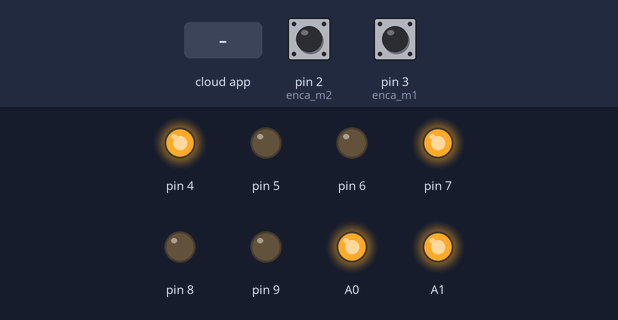
The sketch below on a simulated Arduino Uno, built with avr-gcc and run on an emulated ATmega328P. Parts: output pins drawn as LEDs (lit = HIGH). The test bench sets the inputs (shaded band); at power-on: pin 2 (enca_m2) HIGH, pin 3 (enca_m1) HIGH. The ROS host is connected and sends only what is stated.

Above: at 1.2 s.
1.3 s: the phone or cloud app sets rwheel_speed_target to 100
At 1.5 s:
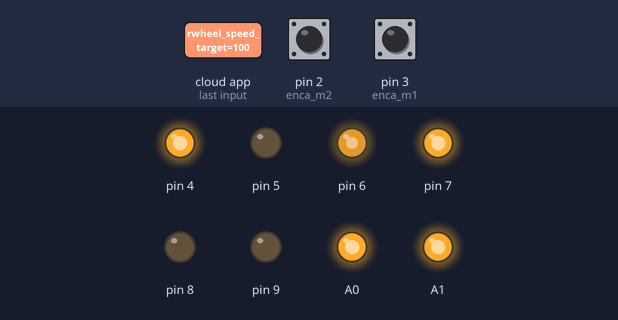
4.3 s: the phone or cloud app sets lwheel_speed_target to 100
At 4.5 s:
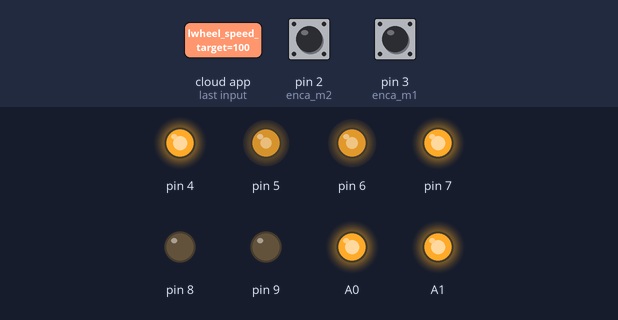
7.3 s: the phone or cloud app sets rwheel_speed_target to -100
At 7.4 s:
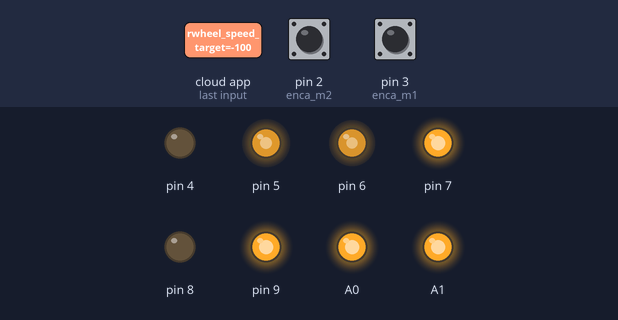
10.3 s: the phone or cloud app sets rwheel_speed_target to 0
At 10.5 s:
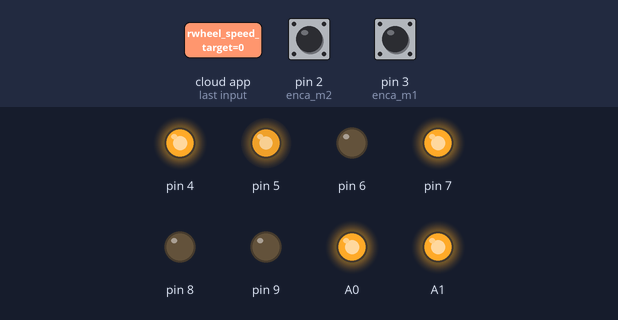
13.3 s: the phone or cloud app sets lwheel_speed_target to -100
Timing chart, 0 to 15.8 s (numbered marks = the images above; inputs shaded):
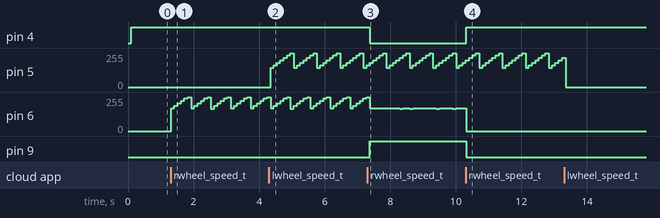

Measured:
- after the input at 1.3 s, pin 6: ramps from 168/255 to 255/255 and jumps back, once every 0.61 s
- after the input at 4.3 s, pin 5: ramps from 143/255 to 255/255 and jumps back, once every 0.71 s
- after the input at 7.3 s, pin 4: HIGH → LOW after 0.08 s; pin 9: LOW → HIGH after 0.08 s
- after the input at 10.3 s, pin 4: LOW → HIGH at once; pin 9: HIGH → LOW at once

The sketch:

LowLevelControl_v2.ino
```cpp
/*
 * rosserial PubSub Example
 * Prints "hello world!" and toggles led
 */


#include <ros.h>

#include <std_msgs/Float32.h>
#include <std_msgs/Float64.h>
#include <std_msgs/Int64.h>


#include <util/atomic.h> // For the ATOMIC_BLOCK macro

#include "LowPass2ndOrder.h"
#include "SimplePID.h"
#include "motor_class.h"

// ---------- variable definition

// Pins

const int enca_m1 = 3;//18; //3; // ENCA  14//A pin -> the interrupt pin D5 --- M1
const int encb_m1 = 11;//17; //11; // ENCB  12//B pin -> the digital pin D6 --- M1

const int enca_m2 = 2;//19; //2; // ENCA  14//A pin -> the interrupt pin D5 --- M1
const int encb_m2 = 10;//16; //10; // ENCB  12//B pin -> the digital pin D6 --- M1

void get_posi();
void readEncoder_m1();
void readEncoder_m2();

volatile int posi_m1;
volatile int posi_m2;

float target_rw = 0.0;
float target_lw = 0.0;

// -- print data structure
float data[7];

motor_class motor1;
motor_class motor2;

//====================== ROS =================

// ros obj
ros::NodeHandle  nh;


// ========================= rwheel sub and pub
// publishers
// msg ros variables publisher
std_msgs::Float64 rwheel_speed;
ros::Publisher rwheel_speed_obj("/rwheel_speed", &rwheel_speed);

// msg ros variables publisher
//std_msgs::Float64 rwheel_ticks;
//ros::Publisher rwheel_ticks_obj("/rwheel_ticks", &rwheel_ticks);

// subscriber
std_msgs::Float64 rwheel_speed_target;
void rwheel_spd_cmdCb(const std_msgs::Float64 &rwheel_speed_msg){
  target_rw = rwheel_speed_msg.data;
}
ros::Subscriber<std_msgs::Float64> rwheel_spd_tgt("/rwheel_speed_target", &rwheel_spd_cmdCb);


// ========================= lwheel sub and pub
// publishers
// msg ros variables publisher
std_msgs::Float64 lwheel_speed;
ros::Publisher lwheel_speed_obj("/lwheel_speed", &lwheel_speed);

// msg ros variables publisher
//std_msgs::Float64 lwheel_ticks;
//ros::Publisher lwheel_ticks_obj("/lwheel_ticks", &lwheel_ticks);

// subscriber
std_msgs::Float64 lwheel_speed_target;
void lwheel_spd_cmdCb(const std_msgs::Float64 &lwheel_speed_msg){
  target_lw = lwheel_speed_msg.data;
}
ros::Subscriber<std_msgs::Float64> lwheel_spd_tgt("/lwheel_speed_target", &lwheel_spd_cmdCb);


void setup()
{
  //Serial.begin(115200);
  //Serial.println();

  //motor1.setParams(enca, encb, pwm, ina, inb, en, kp, ki, kd)

  motor1.setParams(enca_m1, encb_m1, 5, 7, 8, A0, 1.25, 1.9, 0.0);
  motor2.setParams(enca_m2, encb_m2, 6, 4, 9, A1, 1.5, 1.9, 0.0);
  //

  attachInterrupt(digitalPinToInterrupt(enca_m1),readEncoder_m1,RISING);
  attachInterrupt(digitalPinToInterrupt(enca_m2),readEncoder_m2,RISING);

  nh.initNode();

  nh.advertise(rwheel_speed_obj);
  nh.advertise(lwheel_speed_obj);

  //nh.advertise(rwheel_ticks_obj);
  nh.subscribe(rwheel_spd_tgt);
  nh.subscribe(lwheel_spd_tgt);

}

unsigned long delta_time;
unsigned long previous_time = 0;
unsigned long sample_time = 100;
void loop()
{
  unsigned long current_time = millis();

  delta_time = current_time - previous_time;

  if (delta_time > sample_time)
  {
    if (nh.connected()) {
      get_posi();


      motor1.get_speed(data[5]);

      //lwheel_ticks.data = data[2];target_rw
      //lwheel_ticks_obj.publish( &lwheel_ticks);

      lwheel_speed.data = data[5];
      lwheel_speed_obj.publish( &lwheel_speed);

      motor1.motor_update(target_lw);
      //motor1.set_motor(1.0, 50.0);


      motor2.get_speed(data[3]);

      //rwheel_ticks.data = data[2];
      //rwheel_ticks_obj.publish( &rwheel_ticks);
      rwheel_speed.data = data[3];
      rwheel_speed_obj.publish( &rwheel_speed);

      motor2.motor_update(target_rw);


      char log_msg[16];
      char target_str[8];

      dtostrf(target_rw, 4, 4, target_str); // Leave room for too large numbers!
      sprintf(log_msg, "tgt_rw: %s",target_str);
      nh.loginfo(log_msg);


      dtostrf(target_lw, 4, 4, target_str); // Leave room for too large numbers!
      sprintf(log_msg, "tgt_lw: %s",target_str);
      nh.loginfo(log_msg);

    }else
    {
      motor1.set_motor(0.0, 0.0);
      motor2.set_motor(0.0, 0.0);
    }

    previous_time = current_time;
  }
  nh.spinOnce();
  //delay(100);
}

void get_posi()
{
   ATOMIC_BLOCK(ATOMIC_RESTORESTATE) {
      motor1.set_ticks(posi_m1);
      motor2.set_ticks(posi_m2);
   }
}

void readEncoder_m1(){
  int b = digitalRead(encb_m1);
  if(b > 0){
    posi_m1++;
  }
  else{
    posi_m1--;
  }
}

void readEncoder_m2(){
  int b = digitalRead(encb_m2);
  if(b > 0){
    posi_m2++;
  }
  else{
    posi_m2--;
  }
}
```

LowPass2ndOrder.cpp
```cpp
#include "LowPass2ndOrder.h"

LowPass2ndOrder::LowPass2ndOrder(){}

void LowPass2ndOrder::init(float f0, float fs, bool adaptive)
{
  // f0: cutoff frequency (Hz)
  // fs: sample frequency (Hz)
  // adaptive: boolean flag, if set to 1, the code will automatically set
  // the sample frequency based on the time history.

  omega0 = 6.28318530718*f0;
  dt = 1.0/fs;
  adapt = adaptive;
  tn1 = -dt;
  for(int k = 0; k < 2+1; k++){
    x[k] = 0;
    y[k] = 0;
  }
  setCoef();
}

void LowPass2ndOrder::setCoef(){
  if(adapt){
    float t = micros()/1.0e6;
    dt = t - tn1;
    tn1 = t;
  }

  float alpha = omega0*dt;
  float c1 = 2*sqrt(2)/alpha;
  float c2 = 4/(alpha*alpha);
  float denom = 1.0+c1+c2;
  b[0] = 1.0/denom;
  b[1] = 2.0/denom;
  b[2] = b[0];
  a[0] = -(2.0-2.0*c2)/denom;
  a[1] = -(1.0-c1+c2)/(1.0+c1+c2);
}

float LowPass2ndOrder::filt(float xn){
  // Provide me with the current raw value: x
  // I will give you the current filtered value: y
  if(adapt){
    setCoef(); // Update coefficients if necessary
  }
  y[0] = 0;
  x[0] = xn;
  // Compute the filtered values
  for(int k = 0; k < 2; k++){
    y[0] += a[k]*y[k+1] + b[k]*x[k];
  }
  y[0] += b[2]*x[2];

  // Save the historical values
  for(int k = 2; k > 0; k--){
    y[k] = y[k-1];
    x[k] = x[k-1];
  }

  // Return the filtered value
  return y[0];
}
```

LowPass2ndOrder.h
```cpp
#ifndef LowPass2ndOrder_h
#define LowPass2ndOrder_h
#include <Arduino.h>

class LowPass2ndOrder
{
  private:
    float a[2];
    float b[3];
    float omega0;
    float dt;
    bool adapt;
    float tn1 = 0;
    float x[3]; // Raw values
    float y[3]; // Filtered values

  public:
    // Contructor
    LowPass2ndOrder();
    // Methods
    void init(float f0, float fs, bool adaptive);
    void setCoef();

    float filt(float xn);

};

#endif
```

SimplePID.cpp
```cpp
#include "SimplePID.h"

SimplePID::SimplePID(): kp(1),kd(0),ki(0), umax(255), eprev(0.0), eintegral(0.0) {}

// A function to set the parameters
void SimplePID::setParams(float kpIn, float kiIn, float kdIn, float umaxIn){
  kp = kpIn; kd = kdIn; ki = kiIn; umax = umaxIn;
}

// function to compute the control law
void SimplePID::evalu(float value, float target, float deltaT, float &pwr, float &dir){
  // error signal
  float e = target - value;

  // derivative error
  float dedt = (e-eprev)/deltaT;

  // integral error
  eintegral = eintegral +e*deltaT;

  // control law
  float u = kp*e + ki*eintegral + kd*dedt;

  // set the motor direction
  dir = 1;
  if (u<0) {
    dir = -1;
  }

  //set the motor speed and
  pwr = abs(u);
  if (pwr > umax){
    pwr = umax;
  }

  if (target == 0){
    pwr = 0;
  }


  int flag1, flag2;

  if (u != pwr)
  {
    flag1 = 1;
  }else
  {
    flag1 = 0;
  }

  if ((u > 0 && e > 0)  || (u<0 && e < 0))
  {
    flag2 = 1;
  }else
  {
    flag2 = -1;
  }

  if (flag1 && flag2)
  {
    eintegral = 0;
  }

  // store previous error
  eprev = e;
}
```

SimplePID.h
```cpp
#ifndef SimplePID_h
#define SimplePID_h
#include <Arduino.h>

class SimplePID{
  private:
    float kp, kd, ki, umax; // PID parameters
    float eprev, eintegral; // error storage

  public:
    // constructor
    SimplePID();

    // A function to set the parameters
    void setParams(float kpIn, float kiIn, float kdIn, float umaxIn);

    // function to compute the control law
    void evalu(float value, float target, float deltaT, float &pwr, float &dir);
};

#endif
```

motor_class.cpp
```cpp
#include "motor_class.h"
//SimplePID::SimplePID(): kp(1),kd(0),ki(0), umax(255), eprev(0.0), eintegral(0.0) {}

motor_class::motor_class():enca(0),encb(0),pwm(0),ina(0),inb(0),en(0){}

// A function to set the parameters
void motor_class::setParams(int encaIn,int encbIn,int pwmIn,int inaIn,int inbIn,int enIn, float kpIn, float kiIn, float kdIn)
{
  enca = encaIn;
  encb = encbIn;
  pwm = pwmIn;
  ina = inaIn;
  inb = inbIn;
  en =  enIn;


  pinMode(enca,INPUT);
  pinMode(encb,INPUT);

  pinMode(pwm, OUTPUT);
  pinMode(ina, OUTPUT);
  pinMode(inb, OUTPUT);
  pinMode(en, OUTPUT);

  digitalWrite(en, HIGH);

  lp_m1.init(3,1e3,true);
  lp_ticks.init(3,1e3,true);

  //pid.setParams(2.5,20,0.05,255);
  pid.setParams(kpIn,kiIn,kdIn,umax);
}

void motor_class::set_motor(float dir, float pwm_val)
{
  analogWrite(pwm,pwm_val);
  if(dir == 1){
    digitalWrite(ina, HIGH);
    digitalWrite(inb, LOW);
  }
  else if (dir == -1)
  {
    digitalWrite(ina, LOW);
    digitalWrite(inb, HIGH);
  }
  else
  {
    digitalWrite(ina, LOW);
    digitalWrite(inb, LOW);
  }
}

void motor_class::encoder2speed()
{

  currT = micros();
  deltaT = (float)(currT-prevT)/1.0e6;
  prevT = currT; // current time

  pos_filt = lp_ticks.filt(pos);

  vel = ((pos - posPrev)/deltaT);

  // storage values
  posPrev = pos; // current tick
  // vel in rpm
  vel_rpm_raw = ((vel)/(ppr * decoder_number * gear_ratio))*(60);
  vel_rpm = lp_m1.filt(vel_rpm_raw);
}

void motor_class::set_ticks(int ticks)
{
  pos = ticks;
}

void motor_class::motor_update(float target)
{

  encoder2speed();
  //target = 20*(sin(currT/1e6)>0);

  // evaluate the control signal
  pid.evalu(vel_rpm,target, deltaT, pwr, dir);

  set_motor(dir, pwr);
}

void  motor_class::get_speed(float &spd)
{
  spd = vel_rpm;
}

void  motor_class::get_ticks(float &tck)
{
  tck = pos_filt;
}
```

motor_class.h
```cpp
#ifndef motor_class_h
#define motor_class_h
#include <Arduino.h>
#include "LowPass2ndOrder.h"
#include "SimplePID.h"

class motor_class{
  private:

    int enca; //
    int encb; //
    int pwm;  //
    int ina;  //
    int inb;
    int en;


    float umax = 255;
    //float target = 20.0;

    // gloabl variables
    long prevT = 0;
    long currT = 0;
    float deltaT = 0;
    int posPrev;
    volatile int pos;


    LowPass2ndOrder lp_m1;
    LowPass2ndOrder lp_ticks;

    // PID Simple instances f0(3),fs(1e3),adp(true)
    SimplePID pid;


    float pwr = 0.0;
    float dir = 0.0;

    int vel_rpm_raw = 0;
    int pos_filt = 0;

    float vel;
    float vel_rpm;

    // -- ticks to rpm
    const int ppr = 16; // ticks per rotation
    const int gear_ratio = 50; //
    // X2 encoding, in which both the rising and falling edges of channel A are counted.
    const int decoder_number = 1;
    // X4 encoding, in which both the rising and falling edges of channels A and B are counted.
    // const int decoder_number = 4;


  public:
    // constructor
    motor_class();

    // A function to set the parameters
    void setParams(int encaIn,int encbIn,int pwmIn,int inaIn,int inbIn,int enIn, float kpIn, float kiIn, float kdIn);

    void set_motor(float dir, float pwm_val);

    void encoder2speed();

    void get_speed(float &spd);

    void set_ticks(int ticks);

    void get_ticks(float &tck);

    void motor_update(float target);
};

#endif
```
